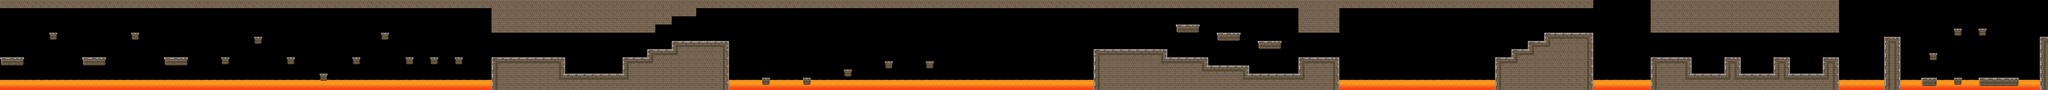

This is a level from a 2D game, rendered from its Tiled map with the project's own tilesets. A one-line summary and the map file follow, with tile-layer data summarised:
An orthogonal 500x22 tile map with 32x32 px tiles, 3 tile layers (layer3, layer1, layer2) and 173 objects.

<map version="1.0" orientation="orthogonal" width="500" height="22" tilewidth="32" tileheight="32">
 <tileset firstgid="1" name="Tileset_5" tilewidth="32" tileheight="32" spacing="2" margin="1">
  <image source="gfx/game/Tileset_5.png" width="884" height="476" />
 </tileset>
 <layer name="layer3" width="500" height="22">
  <data>[11000 cells, 90 non-empty, 6 distinct tile ids]</data>
 </layer>
 <layer name="layer1" width="500" height="22">
  <data>[11000 cells, 990 non-empty, 22 distinct tile ids]</data>
 </layer>
 <layer name="layer2" width="500" height="22">
  <data>[11000 cells, 3196 non-empty, 58 distinct tile ids]</data>
 </layer>
 <objectgroup name="finish" width="500" height="22" />
 <objectgroup name="checkpoint" width="500" height="22">
  <object x="8640" y="288" />
 </objectgroup>
 <objectgroup name="player" width="500" height="22">
  <object x="96" y="352" />
 </objectgroup>
 <objectgroup name="coins" width="500" height="22">
  <object x="1344" y="288" />
  <object x="1408" y="288" />
  <object x="2496" y="416" />
  <object x="2560" y="416" />
  <object x="4544" y="416" />
  <object x="4608" y="416" />
  <object x="4672" y="416" />
  <object x="4736" y="416" />
  <object x="7712" y="288" />
  <object x="7776" y="288" />
  <object x="8032" y="288" />
  <object x="8096" y="288" />
  <object x="9568" y="160" />
  <object x="9632" y="160" />
  <object x="9568" y="416" />
  <object x="9632" y="416" />
  <object x="9888" y="192" />
  <object x="9952" y="192" />
  <object x="9888" y="480" />
  <object x="9952" y="480" />
  <object x="10240" y="352" />
  <object x="10304" y="352" />
  <object x="10368" y="352" />
  <object x="10944" y="320" />
  <object x="11008" y="320" />
  <object x="11072" y="320" />
  <object x="11136" y="320" />
  <object x="11200" y="320" />
  <object x="12160" y="160" />
  <object x="12224" y="160" />
  <object x="12288" y="160" />
  <object x="12352" y="160" />
  <object x="13504" y="320" />
  <object x="13568" y="320" />
  <object x="13888" y="320" />
  <object x="13952" y="320" />
  <object x="14272" y="320" />
  <object x="14336" y="320" />
  <object x="3296" y="288" />
  <object x="3360" y="288" />
  <object x="3424" y="288" />
  <object x="3488" y="288" />
 </objectgroup>
 <objectgroup name="hidden_bonus_level" width="500" height="22" />
 <objectgroup name="bonus_blocks" width="500" height="22">
  <object x="736" y="256">
   <properties>
    <property name="1" value="mush" />
   </properties>
  </object>
  <object x="11072" y="224">
   <properties>
    <property name="1" value="mush" />
   </properties>
  </object>
 </objectgroup>
 <objectgroup name="hidden_blocks" width="500" height="22">
  <object x="13344" y="416">
   <properties>
    <property name="1" value="coin" />
   </properties>
  </object>
  <object x="13728" y="416">
   <properties>
    <property name="1" value="mush" />
   </properties>
  </object>
  <object x="14112" y="416">
   <properties>
    <property name="1" value="coin" />
   </properties>
  </object>
  <object x="8736" y="224">
   <properties>
    <property name="1" value="coin" />
   </properties>
  </object>
  <object x="8800" y="224">
   <properties>
    <property name="1" value="coin" />
   </properties>
  </object>
  <object x="8864" y="224">
   <properties>
    <property name="1" value="mush" />
   </properties>
  </object>
  <object x="8928" y="224">
   <properties>
    <property name="1" value="coin" />
   </properties>
  </object>
 </objectgroup>
 <objectgroup name="destroyable_blocks" width="500" height="22" />
 <objectgroup name="stand_destroy_blocks" width="500" height="22" />
 <objectgroup name="enemies" width="500" height="22">
  <object x="15712" y="416">
   <properties>
    <property name="1" value="skeleton" />
    <property name="2" value="8" />
   </properties>
  </object>
  <object x="14944" y="672">
   <properties>
    <property name="1" value="fireball" />
   </properties>
  </object>
  <object x="15840" y="672">
   <properties>
    <property name="1" value="fireball" />
   </properties>
  </object>
  <object x="15392" y="672">
   <properties>
    <property name="1" value="fireball" />
   </properties>
  </object>
  <object x="15200" y="672">
   <properties>
    <property name="1" value="fireball" />
   </properties>
  </object>
  <object x="736" y="480">
   <properties>
    <property name="1" value="chain2" />
   </properties>
  </object>
  <object x="1376" y="480">
   <properties>
    <property name="1" value="chain2" />
   </properties>
  </object>
  <object x="2528" y="608">
   <properties>
    <property name="1" value="chain2" />
   </properties>
  </object>
  <object x="3392" y="480">
   <properties>
    <property name="1" value="chain2" />
   </properties>
  </object>
  <object x="4640" y="224">
   <properties>
    <property name="1" value="chain2" />
   </properties>
  </object>
  <object x="6624" y="576">
   <properties>
    <property name="1" value="chain" />
   </properties>
  </object>
  <object x="9600" y="288">
   <properties>
    <property name="1" value="chain2" />
   </properties>
  </object>
  <object x="9920" y="352">
   <properties>
    <property name="1" value="chain" />
   </properties>
  </object>
  <object x="9280" y="224">
   <properties>
    <property name="1" value="chain" />
   </properties>
  </object>
  <object x="7264" y="512">
   <properties>
    <property name="1" value="chain" />
   </properties>
  </object>
  <object x="5984" y="640">
   <properties>
    <property name="1" value="chain" />
   </properties>
  </object>
  <object x="5472" y="352">
   <properties>
    <property name="1" value="chain" />
   </properties>
  </object>
  <object x="3968" y="224">
   <properties>
    <property name="1" value="chain" />
   </properties>
  </object>
  <object x="288" y="640">
   <properties>
    <property name="1" value="fireball" />
   </properties>
  </object>
  <object x="544" y="640">
   <properties>
    <property name="1" value="fireball" />
   </properties>
  </object>
  <object x="928" y="640">
   <properties>
    <property name="1" value="fireball" />
   </properties>
  </object>
  <object x="1184" y="640">
   <properties>
    <property name="1" value="fireball" />
   </properties>
  </object>
  <object x="1536" y="640">
   <properties>
    <property name="1" value="fireball" />
   </properties>
  </object>
  <object x="1632" y="640">
   <properties>
    <property name="1" value="fireball" />
   </properties>
  </object>
  <object x="1888" y="640">
   <properties>
    <property name="1" value="fireball" />
   </properties>
  </object>
  <object x="2144" y="640">
   <properties>
    <property name="1" value="fireball" />
   </properties>
  </object>
  <object x="2400" y="640">
   <properties>
    <property name="1" value="fireball" />
   </properties>
  </object>
  <object x="2656" y="640">
   <properties>
    <property name="1" value="fireball" />
   </properties>
  </object>
  </objectgroup>
 <objectgroup name="enemies_obstacles" width="500" height="22" />
 <objectgroup name="trampoline" width="500" height="22" />
 <objectgroup name="platform_horizontal" width="500" height="22">
  <!-- 1 objects omitted --></objectgroup>
 <objectgroup name="platform_vertical" width="500" height="22">
  <!-- 1 objects omitted --></objectgroup>
 <objectgroup name="platform_vertical_multiple" width="500" height="22">
  <!-- 1 objects omitted --></objectgroup>
 <objectgroup name="platform_gravity" width="500" height="22" />
 <objectgroup name="platform_zigzag" width="500" height="22" />
 <objectgroup name="platform_motor" width="500" height="22">
  <!-- 3 objects omitted --></objectgroup>
 <objectgroup name="platform_motor_big" width="500" height="22" />
 <objectgroup name="trap" width="500" height="22" />
 <objectgroup name="physics" width="500" height="22">
  <!-- 59 objects omitted --></objectgroup>
</map>
<!-- 92 of 173 objects omitted -->
